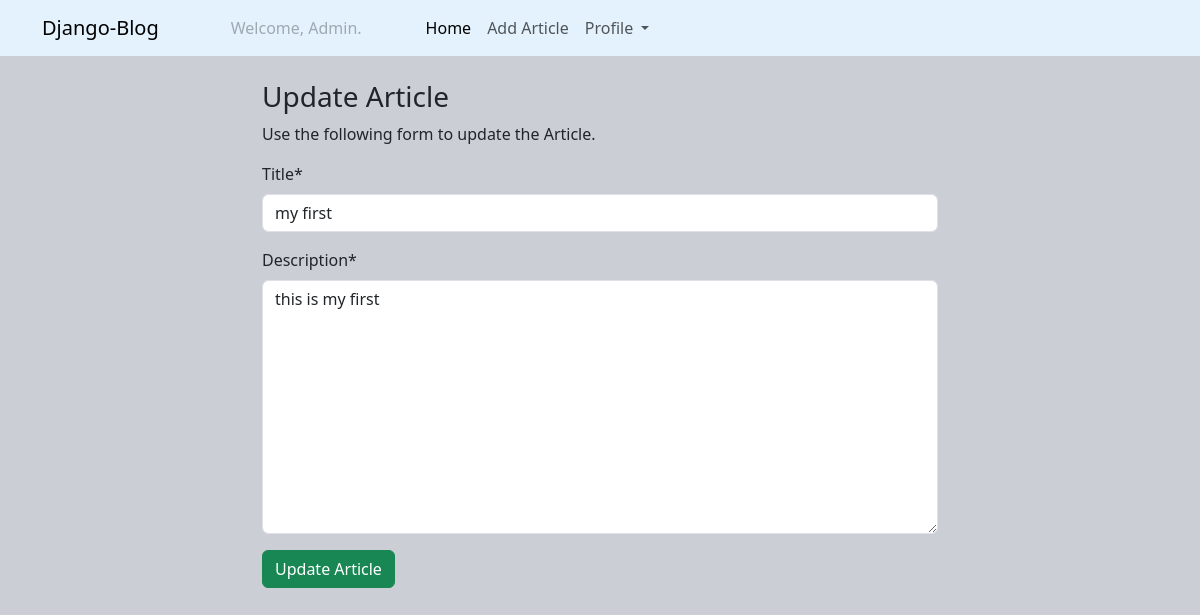
/update/my-first/ (signed in), run on an earlier commit of the app's database.
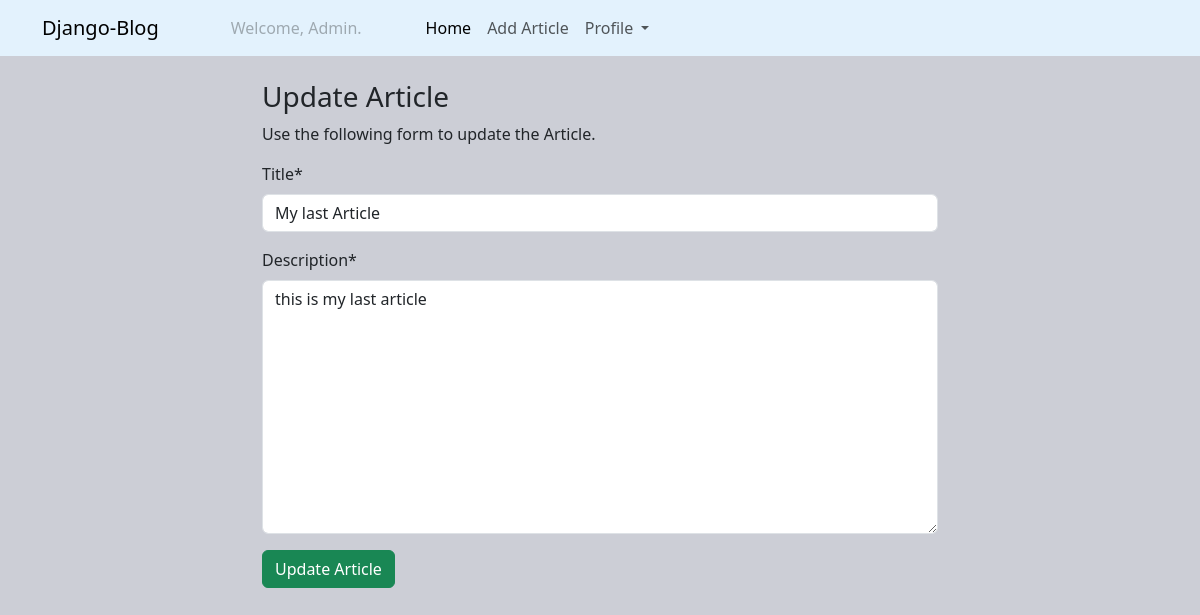
And on a later commit of the database.
### articles/models.py (models this page shows, shortened)
class Article(models.Model):
    title = models.CharField(max_length=200)
    description = models.TextField()
    slug = models.SlugField(max_length=100, unique=True)
    published = models.DateTimeField (auto_now_add=True)
    author = models.ForeignKey(User, on_delete=models.CASCADE)

### articles/views.py (the view)
# urls.py: path('update/<slug:slug>/', update_article, name='update_article'),
@login_required
def update_article(request, slug):
    article = get_object_or_404(Article, slug=slug)
    form = ArticleUpdateForm(request.POST or None, instance=article)
    if form.is_valid():
        form.save()
        return redirect('article_list')
    return render(request, 'account/update.html', {'form': form})

### articles/forms.py
class ArticleUpdateForm(forms.ModelForm):
    class Meta:
        model = Article
        fields = ('title', 'description')

### articles/templates/account/update.html (shortened to what this page needs)
{% extends "base.html" %}
{% load crispy_forms_tags %}
{% block body %}
<div class="container my-4 update_style">
    <h3>Update Article </h3>
    <p>Use the following form to update the Article.</p>
    <form action="" method="post" novalidate>
        {{form | crispy}}
        <input type="submit" value="Update Article" class="btn btn-success">
    </form>
</div>
{% endblock body %}

What changed in the data, as far as the page shows it:
changed Article: title "my first" → "My last Article"; description "this is my first" → "this is my last article"
